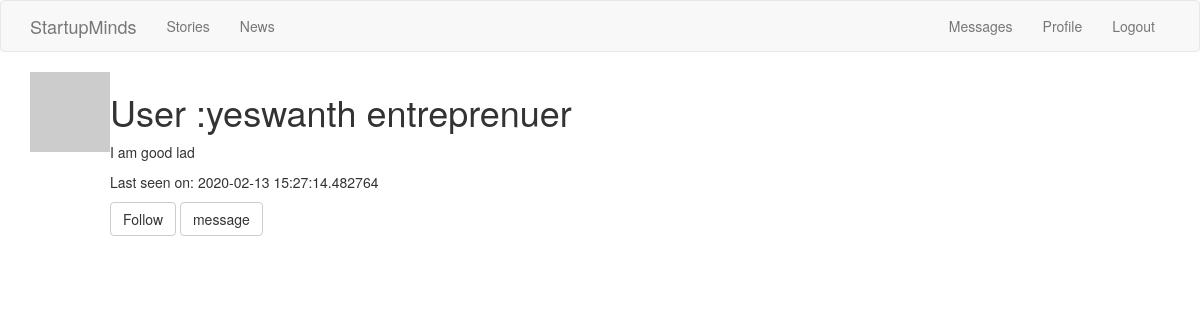
The app's page /user/yeswanth/ (signed in), older data.
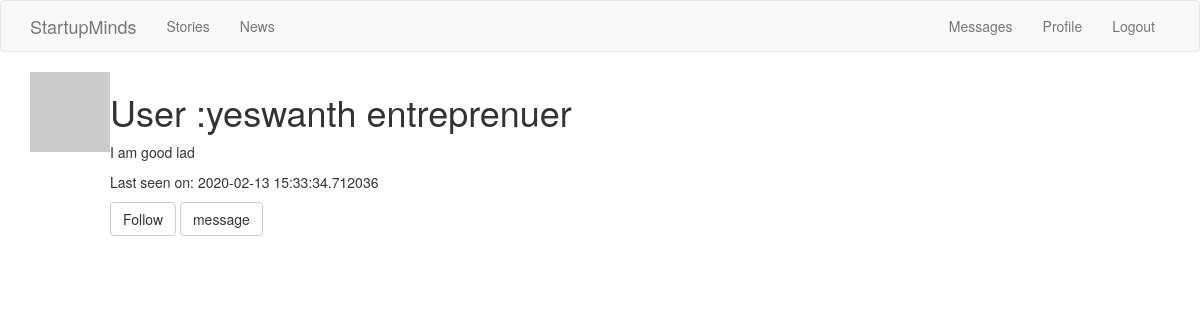
The same page, newer data.
### app/models.py (models this page shows, shortened)
class User( UserMixin, db.Model):
	__tablename__ = 'user'
	user_id = db.Column(db.Integer , primary_key=True)
	username = db.Column(db.String(64) ,index=True , unique=True)
	email = db.Column(db.String(64) , index=True , unique=True)
	password_hash = db.Column(db.String(200))
	about_me = db.Column(db.String(200))
	last_seen = db.Column(db.DateTime , default=datetime.utcnow)
	user_category = db.Column(db.String(50) ,default=None)
	sector = db.Column(db.String(50) , default=None)
	posts = db.relationship('Post' , backref='author' , lazy='dynamic')
	stories = db.relationship('Stories' , backref='author' , lazy='dynamic')
	messages_sent = db.relationship('Message' , backref='author', foreign_keys='Message.sender_id' ,lazy='dynamic')
	messages_recieved = db.relationship('Message' , backref='recipient' ,foreign_keys='Message.recipient_id' , lazy='dynamic')
	last_message_read_time = db.Column(db.DateTime)
	followed = db.relationship(
	'User', secondary=followers,
	primaryjoin=(followers.c.follower_id == user_id),
	secondaryjoin=(followers.c.followed_id == user_id),
	backref=db.backref('followers', lazy='dynamic'), lazy='dynamic')
	def get_id(self):
		return (self.user_id)
	def avatar(self, size):
		digest = md5(self.email.lower().encode('utf-8')).hexdigest()
		return 'https://www.gravatar.com/avatar/{}?d=identicon&s={}'.format(digest, size)
	def is_following(self, user):
		return self.followed.filter(followers.c.followed_id == user.user_id ).count() > 0

### app/views.py (the view)
@app.route('/user/<username>/')
@login_required
def user(username):
	user = User.query.filter_by(username=username).first_or_404()
	return render_template("user.html", user=user )

### app/models.py (called while the page is built)
@login.user_loader
def user_loader(user_id):
	return User.query.get(int(user_id))

### app/views.py (called while the page is built)
@app.before_request
def before_request():
	if current_user.is_authenticated:
		current_user.last_seen = datetime.utcnow()
		db.session.commit()

### app/templates/user.html
{% extends "theme.html" %}
{% block app_content%}
	<table>
		<tr valign="top">
			<td><img src="{{user.avatar(128)}}"></td>
			<td>
				<h1>User :{{user.username}} {{user.user_category}}</h1>
				{% if user.about_me %}<p>{{user.about_me}}</p>{% endif %}
				{%if user.last_seen %}<p>Last seen on: {{user.last_seen}}</p> {% endif %}
				<p>
					{% if user == current_user %}
						<a role="button" class="btn btn-default" href="{{url_for('editprofile')}}">Edit Profile</a>
					{% elif not current_user.is_following(user) %}
						<a href="{{url_for('follow',username=user.username)}}" class="btn btn-default" role="button">Follow</a>
					{% else %}
						<a href="{{url_for('unfollow' , username=user.username)}}" role="button" class="btn btn-default">Unfollow</a>
					{% endif %}
					{% if user != current_user %}
		                <a href="{{ url_for('send_message', recipient=user.username) }}"
		                    role="button" class="btn btn-default">message</a>
	                {% endif %}
           		 </p>
			</td>
		</tr>
	</table>
{% endblock%}

Row changes from the older to the newer data that the page shows:
changed User "yeswanth": last_seen "2020-02-13 15:27:14.482764" → "2020-02-13 15:33:34.712036"
